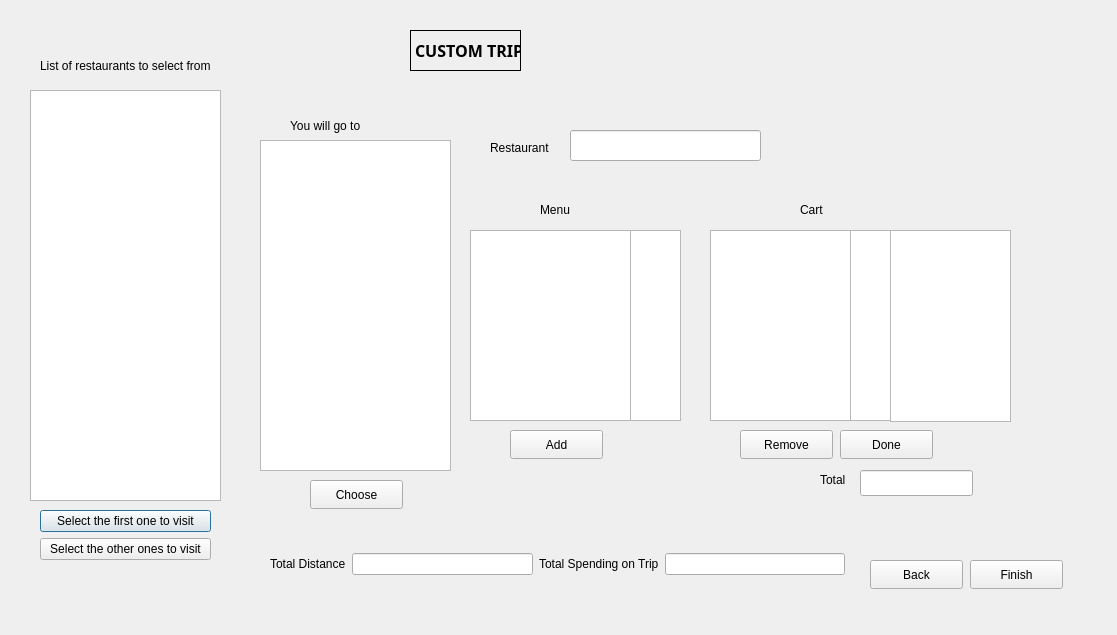
<?xml version="1.0" encoding="UTF-8"?>
<ui version="4.0">
 <class>customtrip</class>
 <widget class="QDialog" name="customtrip">
  <property name="geometry">
   <rect>
    <x>0</x>
    <y>0</y>
    <width>1117</width>
    <height>635</height>
   </rect>
  </property>
  <property name="windowTitle">
   <string>Dialog</string>
  </property>
  <widget class="QListWidget" name="listWidget_3">
   <property name="geometry">
    <rect>
     <x>30</x>
     <y>90</y>
     <width>191</width>
     <height>411</height>
    </rect>
   </property>
  </widget>
  <widget class="QLabel" name="label_10">
   <property name="geometry">
    <rect>
     <x>410</x>
     <y>30</y>
     <width>111</width>
     <height>41</height>
    </rect>
   </property>
   <property name="font">
    <font>
     <family>Perpetua</family>
     <pointsize>12</pointsize>
     <weight>75</weight>
     <bold>true</bold>
     <strikeout>false</strikeout>
    </font>
   </property>
   <property name="frameShape">
    <enum>QFrame::Box</enum>
   </property>
   <property name="text">
    <string>CUSTOM TRIP</string>
   </property>
  </widget>
  <widget class="QLabel" name="label_8">
   <property name="geometry">
    <rect>
     <x>40</x>
     <y>50</y>
     <width>171</width>
     <height>31</height>
    </rect>
   </property>
   <property name="text">
    <string>List of restaurants to select from:</string>
   </property>
  </widget>
  <widget class="QWidget" name="layoutWidget">
   <property name="geometry">
    <rect>
     <x>40</x>
     <y>510</y>
     <width>171</width>
     <height>52</height>
    </rect>
   </property>
   <layout class="QVBoxLayout" name="verticalLayout_2">
    <item>
     <widget class="QPushButton" name="pushButton_9">
      <property name="text">
       <string>Select the first one to visit</string>
      </property>
     </widget>
    </item>
    <item>
     <widget class="QPushButton" name="pushButton_10">
      <property name="text">
       <string>Select the other ones to visit</string>
      </property>
     </widget>
    </item>
   </layout>
  </widget>
  <widget class="QListWidget" name="listWidget_cartPrice">
   <property name="geometry">
    <rect>
     <x>890</x>
     <y>230</y>
     <width>121</width>
     <height>192</height>
    </rect>
   </property>
  </widget>
  <widget class="QLineEdit" name="name">
   <property name="geometry">
    <rect>
     <x>570</x>
     <y>130</y>
     <width>191</width>
     <height>31</height>
    </rect>
   </property>
  </widget>
  <widget class="QLabel" name="label_2">
   <property name="geometry">
    <rect>
     <x>290</x>
     <y>110</y>
     <width>161</width>
     <height>31</height>
    </rect>
   </property>
   <property name="text">
    <string>You will go to</string>
   </property>
  </widget>
  <widget class="QListWidget" name="listWidget_cartItem">
   <property name="geometry">
    <rect>
     <x>710</x>
     <y>230</y>
     <width>141</width>
     <height>191</height>
    </rect>
   </property>
  </widget>
  <widget class="QPushButton" name="pushButton_6">
   <property name="geometry">
    <rect>
     <x>970</x>
     <y>560</y>
     <width>93</width>
     <height>29</height>
    </rect>
   </property>
   <property name="text">
    <string>Finish</string>
   </property>
  </widget>
  <widget class="QWidget" name="layoutWidget_2">
   <property name="geometry">
    <rect>
     <x>270</x>
     <y>550</y>
     <width>575</width>
     <height>28</height>
    </rect>
   </property>
   <layout class="QHBoxLayout" name="horizontalLayout_3">
    <item>
     <widget class="QLabel" name="label_13">
      <property name="text">
       <string>Total Distance</string>
      </property>
     </widget>
    </item>
    <item>
     <widget class="QLineEdit" name="lineEdit_totalDistance_3"/>
    </item>
    <item>
     <widget class="QLabel" name="label_14">
      <property name="text">
       <string>Total Spending on Trip</string>
      </property>
     </widget>
    </item>
    <item>
     <widget class="QLineEdit" name="lineEdit_totalSpentTrip_3"/>
    </item>
   </layout>
  </widget>
  <widget class="QListWidget" name="listWidget_menu">
   <property name="geometry">
    <rect>
     <x>470</x>
     <y>230</y>
     <width>161</width>
     <height>191</height>
    </rect>
   </property>
  </widget>
  <widget class="QPushButton" name="pushButton_3">
   <property name="geometry">
    <rect>
     <x>870</x>
     <y>560</y>
     <width>93</width>
     <height>29</height>
    </rect>
   </property>
   <property name="text">
    <string>Back</string>
   </property>
  </widget>
  <widget class="QPushButton" name="pushButton_2">
   <property name="geometry">
    <rect>
     <x>740</x>
     <y>430</y>
     <width>93</width>
     <height>29</height>
    </rect>
   </property>
   <property name="text">
    <string>Remove</string>
   </property>
  </widget>
  <widget class="QPushButton" name="pushButton_5">
   <property name="geometry">
    <rect>
     <x>840</x>
     <y>430</y>
     <width>93</width>
     <height>29</height>
    </rect>
   </property>
   <property name="text">
    <string>Done</string>
   </property>
  </widget>
  <widget class="QLineEdit" name="lineEdit_totalOnRest">
   <property name="geometry">
    <rect>
     <x>860</x>
     <y>470</y>
     <width>113</width>
     <height>26</height>
    </rect>
   </property>
  </widget>
  <widget class="QListWidget" name="listWidget_price">
   <property name="geometry">
    <rect>
     <x>630</x>
     <y>230</y>
     <width>51</width>
     <height>191</height>
    </rect>
   </property>
  </widget>
  <widget class="QLabel" name="label">
   <property name="geometry">
    <rect>
     <x>490</x>
     <y>140</y>
     <width>121</width>
     <height>16</height>
    </rect>
   </property>
   <property name="text">
    <string>Restaurant </string>
   </property>
  </widget>
  <widget class="QPushButton" name="pushButton">
   <property name="geometry">
    <rect>
     <x>510</x>
     <y>430</y>
     <width>93</width>
     <height>29</height>
    </rect>
   </property>
   <property name="text">
    <string>Add</string>
   </property>
  </widget>
  <widget class="QLabel" name="label_4">
   <property name="geometry">
    <rect>
     <x>800</x>
     <y>200</y>
     <width>63</width>
     <height>20</height>
    </rect>
   </property>
   <property name="text">
    <string>Cart</string>
   </property>
  </widget>
  <widget class="QLabel" name="label_5">
   <property name="geometry">
    <rect>
     <x>820</x>
     <y>470</y>
     <width>63</width>
     <height>20</height>
    </rect>
   </property>
   <property name="text">
    <string>Total</string>
   </property>
  </widget>
  <widget class="QPushButton" name="pushButton_4">
   <property name="geometry">
    <rect>
     <x>310</x>
     <y>480</y>
     <width>93</width>
     <height>29</height>
    </rect>
   </property>
   <property name="text">
    <string>Choose</string>
   </property>
  </widget>
  <widget class="QListWidget" name="listWidget_2">
   <property name="geometry">
    <rect>
     <x>850</x>
     <y>230</y>
     <width>41</width>
     <height>191</height>
    </rect>
   </property>
  </widget>
  <widget class="QLabel" name="label_3">
   <property name="geometry">
    <rect>
     <x>540</x>
     <y>200</y>
     <width>63</width>
     <height>20</height>
    </rect>
   </property>
   <property name="text">
    <string>Menu</string>
   </property>
  </widget>
  <widget class="QListWidget" name="listWidget">
   <property name="geometry">
    <rect>
     <x>260</x>
     <y>140</y>
     <width>191</width>
     <height>331</height>
    </rect>
   </property>
  </widget>
 </widget>
 <resources/>
 <connections/>
</ui>
